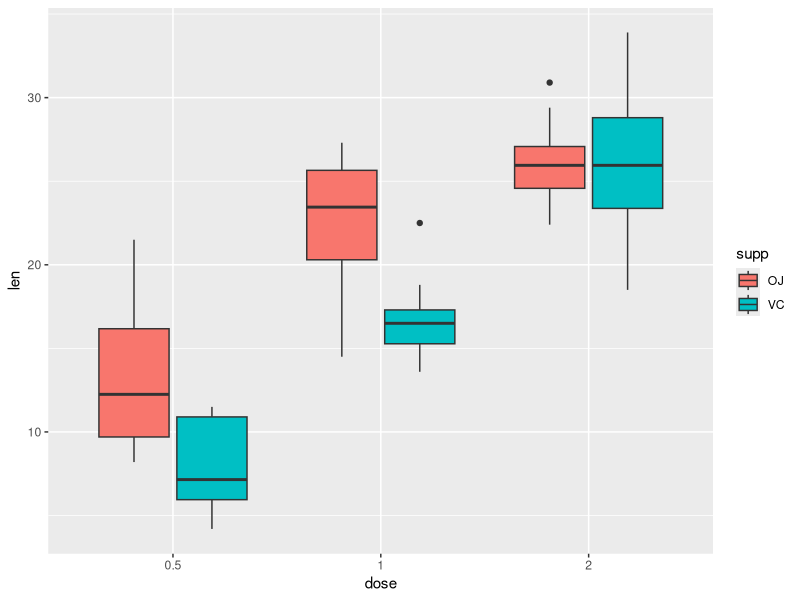
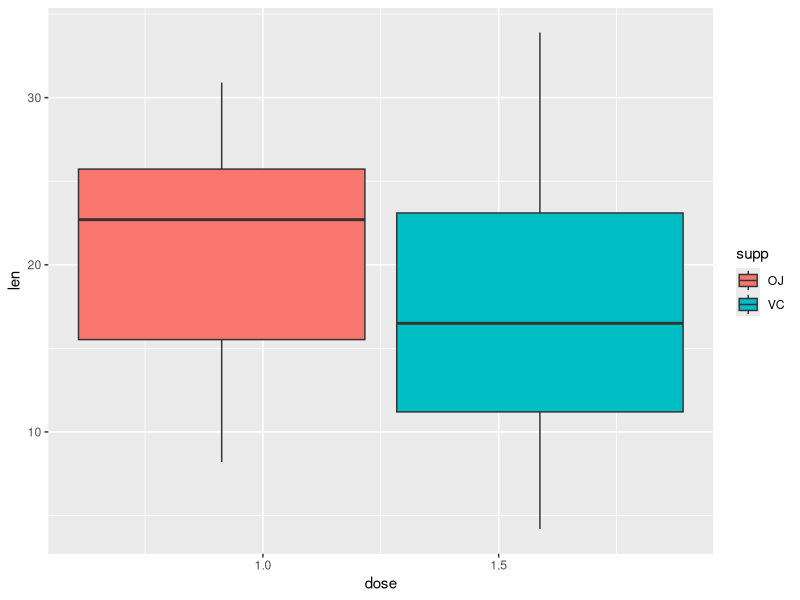

Here is the R script that generated these plots, in order:
## ---- chunk 1
knitr::opts_chunk$set(echo = TRUE)
## ---- chunk 2
library(datasets)
data(ToothGrowth)
head(ToothGrowth,4)
dim(ToothGrowth)
## ---- chunk 3
library(reshape2)
tmelt <- melt(ToothGrowth,id = c("supp", "dose"),measure.vars = "len")
dcast(tmelt,supp~dose, length)
## ---- chunk 4
dcast(tmelt,supp~dose, sum)
## ---- chunk 5
library(ggplot2)
ToothGrowth2 <- ToothGrowth
ToothGrowth2$dose <- as.factor(ToothGrowth2$dose)
ggplot(ToothGrowth2, aes(x=dose, y=len, fill=supp)) + 
    geom_boxplot()
## ---- chunk 6
vc05 <- ToothGrowth$len[1:10]
vc1 <- ToothGrowth$len[11:20]
vc2 <- ToothGrowth$len[21:30]
oj05 <- ToothGrowth$len[31:40]
oj1 <- ToothGrowth$len[41:50]
oj2 <- ToothGrowth$len[51:60]
## ---- chunk 7
t.test(vc1,vc05,paired = FALSE, var.equal = FALSE,alternative = "greater")$p.value
t.test(oj1,oj05,paired = FALSE, var.equal = FALSE,alternative = "greater")$p.value
## ---- chunk 8
t.test(vc2,vc1,paired = FALSE, var.equal = FALSE,alternative = "greater")$p.value
t.test(oj2,oj1,paired = FALSE, var.equal = FALSE,alternative = "greater")$p.value
## ---- chunk 9
t.test(oj05,vc05,paired = FALSE, var.equal = FALSE,alternative = "greater")$p.value
t.test(oj1,vc1,paired = FALSE, var.equal = FALSE,alternative = "greater")$p.value
## ---- chunk 10
t.test(oj2,vc2,paired = FALSE, var.equal = FALSE,alternative = "less")$p.value
## ---- chunk 11
library(ggplot2)
ggplot(ToothGrowth, aes(x=dose, y=len, fill=supp)) + 
    geom_boxplot()
